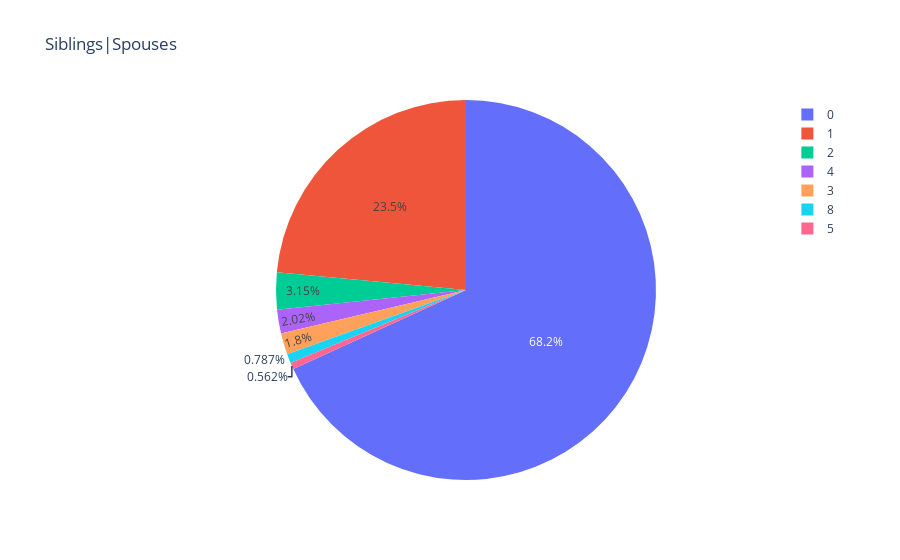

The notebook cell this image was saved under:
### Code cell
draw_pie(df['SibSp'] , 'Siblings|Spouses')

### Figure 1 — Plotly figure (JSON) as saved in the notebook; plotly's stock layout.template omitted (floating-point values rounded to 4 significant figures)
{"data": [{"domain": {"x": [0, 1], "y": [0, 1]}, "hovertemplate": "label=%{label}<br>value=%{value}<extra></extra>", "labels": [0, 1, 2, 4, 3, 8, 5], "legendgroup": "", "name": "", "showlegend": true, "type": "pie", "values": [606, 209, 28, 18, 16, 7, 5]}], "layout": {"legend": {"tracegroupgap": 0}, "title": {"text": "Siblings|Spouses"}}}
